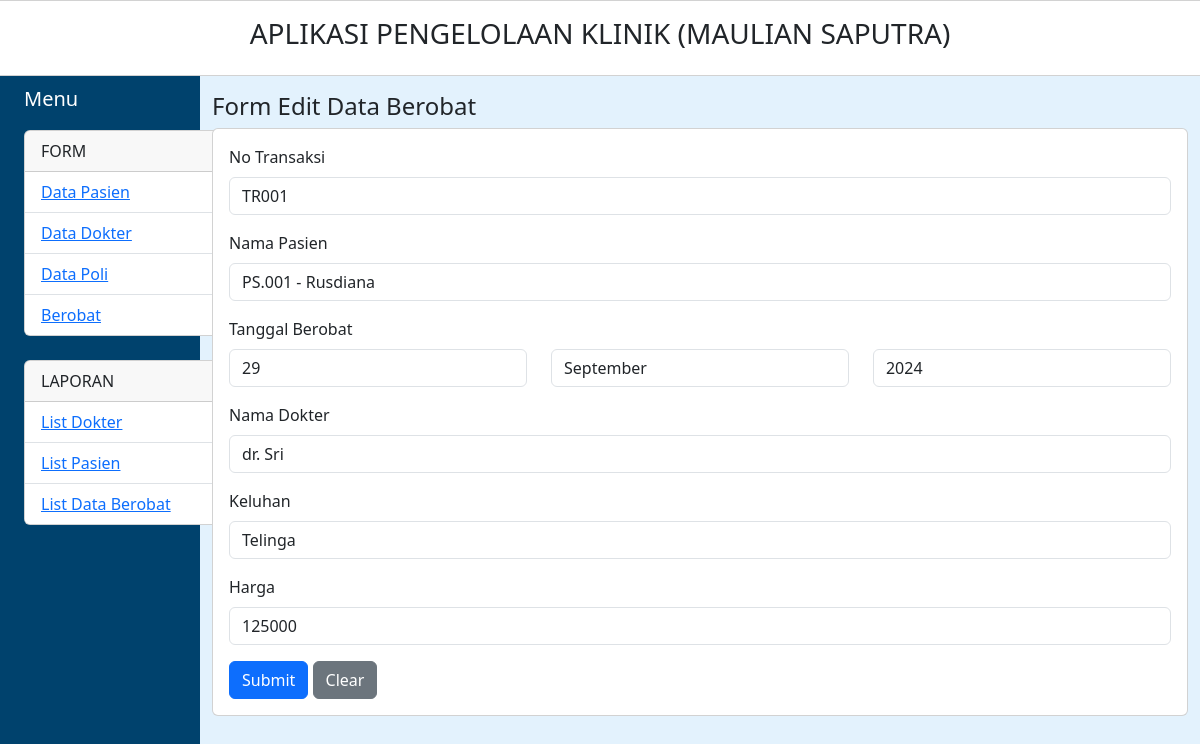
The page /berobat/edit.php?kode=TR001 on the database its author committed.
### tables this page shows
CREATE TABLE `berobat` (
  `No_Transaksi` varchar(20) NOT NULL,
  `PasienKlinik_ID` varchar(11) NOT NULL,
  `Tanggal_Berobat` date NOT NULL,
  `Dokter_ID` int(11) NOT NULL,
  `Keluhan_Pasien` text NOT NULL,
  `Biaya_Adm` int(12) NOT NULL
);

CREATE TABLE `pasien` (
  `PasienKlinik_ID` varchar(11) NOT NULL,
  `Nama_PasienKlinik` varchar(100) NOT NULL,
  `Tanggal_LahirPasien` date NOT NULL,
  `Jenis_KelaminPasien` varchar(20) NOT NULL,
  `Alamat_Pasien` varchar(100) NOT NULL
);

CREATE TABLE `dokter` (
  `Dokter_ID` int(11) NOT NULL,
  `Nama_Dokter` varchar(100) NOT NULL,
  `Poli_ID` int(11) NOT NULL
);

### berobat/edit.php (the view, shortened to what this page needs)
<!DOCTYPE html>
<?php
$kode = $_GET['kode'];
include_once("../koneksi.php");
$sql = "SELECT * FROM berobat WHERE No_Transaksi='$kode'";
$qry = mysqli_query($con,$sql);
$data = mysqli_fetch_array($qry);
$tgl_berobat = date_create($data['Tanggal_Berobat']);
$tgl = date_format($tgl_berobat,"d");
$bln = date_format($tgl_berobat,"m");
$thn = date_format($tgl_berobat,"Y");
?>
<html lang="en">
<head>
    <link rel="stylesheet" href="../css/bootstrap.min.css">
    <link rel="stylesheet" href="../css/all.min.css">
</head>
<body style="background-color:#e3f2fd;">
<div class="row">
        <div class="card m-auto text-center">
            <div class="card-body">
                <h3 class="card-title">APLIKASI PENGELOLAAN KLINIK (MAULIAN SAPUTRA)</h3>
            </div>
        </div>
        </div>
<div class="container-fluid">
    <div class="row flex-nowrap">
        <?php include_once("../menu.php") ?>
        <div class="col py-3">
            <h4>Form Edit Data Berobat</h4>
        <div class="card m-auto">
        <div class="card-body">
            <form method="post" action="update.php" auto_complete="off">
                <div class="mb-3">
                    <label class="form-label">No Transaksi</label>
                    <input type="text" readonly value="<?=$data['No_Transaksi']?>" name="no"  class="form-control">
                </div>
                <div class="mb-3">
                    <label class="form-label">Nama Pasien</label>
                    <select autofocus name="pas" class="form-control" id="">
                    <?php
                    include_once("../koneksi.php");
                    $sql = "SELECT * FROM pasien";
                    $qry = mysqli_query($con,$sql);
                    foreach($qry as $list){
                    ?>
                        <option <?=$data['PasienKlinik_ID']==$list['PasienKlinik_ID'] ? 'selected' : ''?> value="<?=$list['PasienKlinik_ID']?>"><?=$list['PasienKlinik_ID']?> - <?=$list['Nama_PasienKlinik']?></option>
                    <?php
                    }
                    ?>
                    </select>
                </div>
                <div class="mb-3">
                    <label class="form-label">Tanggal Berobat</label>
                    <div class="row">
                    <div class="col-md-4">
                    <select name="tgl" id="" class="form-control col-md-3">
                        <?php
                        for($i=1;$i<=31;$i++){
                            ?>
                            <option <?=$tgl==$i ? 'selected' : ''?>><?=$i?></option>
                            <?php
                        }
                        ?>
                    </select>
                    </div>
                    <div class="col-md-4">
                    <select name="bln" id="" class="form-control col-md-3">
                        <?php
                        $bulan = array("", "Januari", "Februari", "Maret", "April", "Mei", "Juni", "Juli", "Agustus", "September", "Oktober", "November", "Desember");
                        for($a=1;$a<=12;$a++){
                            ?>
                        <option <?=$bln==$a ? 'selected' : ''?> value="<?=$a?>"><?=$bulan[$a]?></option>
                        <?php
                        }
                        ?>
                    </select>
                    </div>
                    <div class="col-md-4">
                    <input type="text" value="<?=$thn?>" name="thn" class="form-control" >
                    </div>
                    </div>
                </div>
                <div class="mb-3">
                    <label class="form-label">Nama Dokter</label>
                    <select name="dok" class="form-control" id="">
                    <?php
                    $sql_d = "SELECT * FROM dokter";
                    $qry_d = mysqli_query($con,$sql_d);
                    foreach($qry_d as $list_d){
                    ?>
                        <option <?=$data['Dokter_ID']==$list_d['Dokter_ID'] ? 'selected' : ''?> value="<?=$list_d['Dokter_ID']?>"><?=$list_d['Nama_Dokter']?></option>
                    <?php
                    }
                    ?>
                    </select>
                </div>
                <div class="mb-3">
                    <label class="form-label">Keluhan</label>
                    <input type="text" value="<?=$data['Keluhan_Pasien']?>" name="keluhan" class="form-control">
                </div>
                <div class="mb-3">
                    <label class="form-label">Harga</label>
                    <input type="number" value="<?=$data['Biaya_Adm']?>" name="harga" class="form-control">
                </div>
                <button type="submit" class="btn btn-primary">Submit</button>
                <button type="reset" class="btn btn-secondary">Clear</button>
            </form>
            </div>
        </div>
        </div>
    </div>
</div>
</body>
</html>

### rows shown on the page
berobat: no "TR001", pas "PS.001 - Rusdiana", tgl "29", bln "September", thn "2024", dok "dr. Sri", keluhan "Telinga", harga "125000"
